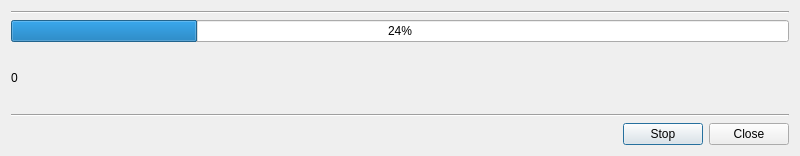
<?xml version="1.0" encoding="UTF-8"?>
<ui version="4.0">
 <class>DialogMxfConversion</class>
 <widget class="QDialog" name="DialogMxfConversion">
  <property name="geometry">
   <rect>
    <x>0</x>
    <y>0</y>
    <width>800</width>
    <height>156</height>
   </rect>
  </property>
  <property name="windowTitle">
   <string>MXF Conversion</string>
  </property>
  <layout class="QVBoxLayout" name="verticalLayout_2">
   <item>
    <widget class="Line" name="line_1">
     <property name="orientation">
      <enum>Qt::Horizontal</enum>
     </property>
    </widget>
   </item>
   <item>
    <layout class="QVBoxLayout" name="verticalLayout">
     <item>
      <layout class="QHBoxLayout" name="horizontalLayout_4">
       <item>
        <widget class="QProgressBar" name="progressBar">
         <property name="value">
          <number>24</number>
         </property>
        </widget>
       </item>
      </layout>
     </item>
     <item>
      <layout class="QHBoxLayout" name="horizontalLayout_2"/>
     </item>
     <item>
      <layout class="QHBoxLayout" name="horizontalLayout_3">
       <item>
        <widget class="QLabel" name="labelTotal">
         <property name="minimumSize">
          <size>
           <width>0</width>
           <height>0</height>
          </size>
         </property>
         <property name="text">
          <string>0</string>
         </property>
        </widget>
       </item>
       <item>
        <spacer name="horizontalSpacer_2">
         <property name="orientation">
          <enum>Qt::Horizontal</enum>
         </property>
         <property name="sizeHint" stdset="0">
          <size>
           <width>40</width>
           <height>20</height>
          </size>
         </property>
        </spacer>
       </item>
      </layout>
     </item>
    </layout>
   </item>
   <item>
    <widget class="Line" name="line_2">
     <property name="orientation">
      <enum>Qt::Horizontal</enum>
     </property>
    </widget>
   </item>
   <item>
    <layout class="QHBoxLayout" name="horizontalLayout">
     <item>
      <spacer name="horizontalSpacer_3">
       <property name="orientation">
        <enum>Qt::Horizontal</enum>
       </property>
       <property name="sizeHint" stdset="0">
        <size>
         <width>40</width>
         <height>20</height>
        </size>
       </property>
      </spacer>
     </item>
     <item>
      <widget class="QPushButton" name="buttonStop">
       <property name="text">
        <string>Stop</string>
       </property>
      </widget>
     </item>
     <item>
      <widget class="QPushButton" name="buttonClose">
       <property name="text">
        <string>Close</string>
       </property>
      </widget>
     </item>
    </layout>
   </item>
  </layout>
 </widget>
 <resources/>
 <connections/>
</ui>
